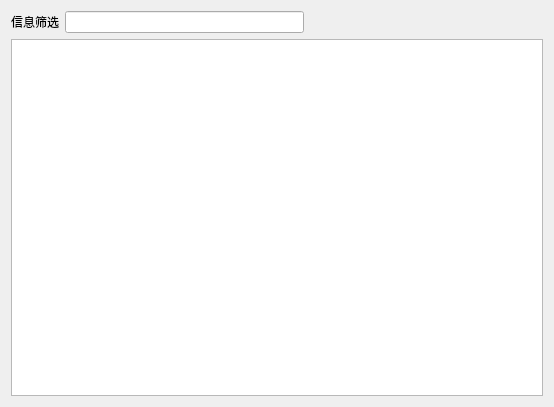
<?xml version="1.0" encoding="UTF-8"?>
<ui version="4.0">
 <class>AlarmConfigDlg</class>
 <widget class="QDialog" name="AlarmConfigDlg">
  <property name="geometry">
   <rect>
    <x>0</x>
    <y>0</y>
    <width>554</width>
    <height>407</height>
   </rect>
  </property>
  <property name="windowTitle">
   <string/>
  </property>
  <layout class="QVBoxLayout" name="verticalLayout">
   <item>
    <layout class="QHBoxLayout" name="horizontalLayout">
     <item>
      <widget class="QLabel" name="label">
       <property name="text">
        <string>信息筛选</string>
       </property>
      </widget>
     </item>
     <item>
      <widget class="QLineEdit" name="lineEdit"/>
     </item>
     <item>
      <spacer name="horizontalSpacer">
       <property name="orientation">
        <enum>Qt::Horizontal</enum>
       </property>
       <property name="sizeHint" stdset="0">
        <size>
         <width>40</width>
         <height>20</height>
        </size>
       </property>
      </spacer>
     </item>
    </layout>
   </item>
   <item>
    <widget class="QTableWidget" name="tableWidget"/>
   </item>
  </layout>
 </widget>
 <resources/>
 <connections/>
</ui>
